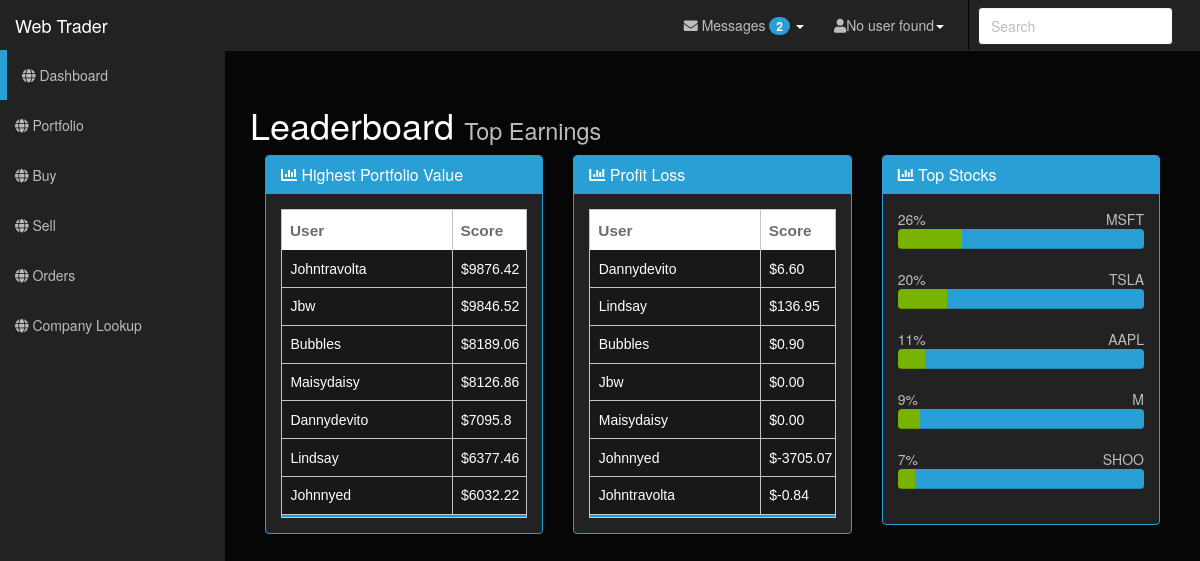
/dashboard/, run on the app's committed database.
### tables this page shows
CREATE TABLE users(
		pk INTEGER PRIMARY KEY AUTOINCREMENT,
		username VARCHAR(16),
		password VARCHAR(32),
		balance FLOAT
	, email, country, gender);

CREATE TABLE holdings(
		pk INTEGER PRIMARY KEY AUTOINCREMENT,
		ticker_symbol VARCHAR,
		number_of_shares INTEGER, 
		purchase_price FLOAT,
		volume_weighted_average_price FLOAT,
		portfolio_value FLOAT,
		username TEXT
	);

### core/controllers/dashboard.py (the view)
@controller.route('/',methods=['GET'])
def show_dashboard():
	username = g.user
	user_login = model.get_username(username)
	leaderboard = model.get_leaderboard_by_portfolio_value()
	profitloss = model.get_leaderboard_by_profit_loss()
	top_stocks, shares, percentages = model.get_top_ten_stocks()
	return render_template('homepage.html',  user_login=user_login, leaderboard=leaderboard, profitloss=profitloss,top_stocks=sorted(zip(percentages,top_stocks,shares),reverse=True))

### core/controllers/dashboard.py (called while the page is built)
@controller.before_request
def before_request():
	g.user = None
	if 'user' in session:
		g.user = session['user']

### core/mapper.py (called while the page is built)
def get_all_holdings_records():
    connection, cursor = connect_db()
    cursor.execute("SELECT ticker_symbol, number_of_shares FROM holdings;")
    holdings_record = cursor.fetchall()
    disconnect_db(connection,cursor)
    return holdings_record

def get_user_holdings(username):
    connection, cursor = connect_db()
    cursor.execute("""SELECT ticker_symbol,
                    number_of_shares,
                    purchase_price
                    FROM holdings
                    WHERE username='{0}' AND number_of_shares > 0;""".format(username))
    holdings_record = cursor.fetchall()
    disconnect_db(connection,cursor)
    return holdings_record

def get_last_price(ticker_symbol):
    try:
        connection, cursor = connect_db()
        cursor.execute("SELECT stock_price FROM stocks WHERE ticker_symbol='{ticker_symbol}';".format(ticker_symbol=ticker_symbol))
        last_price = cursor.fetchall()[0][0]
        last_price = "%0.2f" % last_price
        disconnect_db(connection,cursor)
        if last_price is None:
            last_price = 10000
        print("Last PRICE: ",last_price)
        return last_price
    except Exception:
        print("There was an error fetching the last price")
        last_price = 0.0
        return last_price

def get_users():
    connection, cursor = connect_db()
    cursor.execute("SELECT email FROM users;")
    usernames = cursor.fetchall()
    disconnect_db(connection,cursor)
    return usernames

def get_username(email):
    connection, cursor = connect_db()
    cursor.execute("SELECT username FROM users where email='{email}';".format(email=email))
    username = cursor.fetchall()
    disconnect_db(connection,cursor)
    return username

def connect_db():
    connection = sqlite3.connect('run/core/master.db',check_same_thread=False)
    cursor = connection.cursor()
    return connection, cursor

def disconnect_db(connection,cursor):
    connection.commit()
    cursor.close()
    connection.close()

### core/model.py (called while the page is built)
def get_username(email):
	try:
		username_list = mapper.get_username(email)
		username = username_list[0][0]
		username = username.title()
		return username
	except:
		return 'No user found'

### core/templates/homepage.html (shortened to what this page needs)
<!DOCTYPE html>
<html lang="en">
<head>
    <link href="{{ url_for('static', filename='css/bootstrap.min.css') }}" rel="stylesheet" type="text/css" />
    <link href="{{ url_for('static', filename='css/font-awesome.min.css') }}" rel="stylesheet" type="text/css" />
    <link href="{{ url_for('static', filename='css/local.css') }}" rel="stylesheet" type="text/css" />
    <link href="{{ url_for('static', filename='css/all.min.css') }}" rel="stylesheet" type="text/css" />
    <link href="{{ url_for('static', filename='css/font-awesome.min.css') }}" rel="stylesheet" type="text/css" />
    <link rel="stylesheet" href="https://use.fontawesome.com/releases/v5.1.0/css/all.css">
    <link rel="stylesheet" type="text/css" href="http://www.shieldui.com/shared/components/latest/css/light-bootstrap/all.min.css" />
    <link id="gridcss" rel="stylesheet" type="text/css" href="http://www.shieldui.com/shared/components/latest/css/dark-bootstrap/all.min.css" />
</head>
<body>
    <div id="wrapper">
          <nav class="navbar navbar-inverse navbar-fixed-top" role="navigation">
            <div class="navbar-header">
                <a class="navbar-brand" href="index.html">Web Trader</a>
            </div>
            <div class="collapse navbar-collapse navbar-ex1-collapse">
                <ul id="active" class="nav navbar-nav side-nav">
                    <li class="selected"><a href="{{ url_for('dashboard.show_dashboard') }}"><i class="fa fa-globe"></i> Dashboard</a></li>
                    <li><a href="{{ url_for('portfolio.show_portfolio') }}"><i class="fa fa-globe"></i> Portfolio</a></li>
                    <li><a href="{{ url_for('buy.show_buy') }}"><i class="fa fa-globe"></i> Buy</a></li>
                    <li><a href="{{ url_for('sell.show_sell') }}"><i class="fa fa-globe"></i> Sell</a></li>
                    <li><a href="{{ url_for('orders.show_orders') }}"><i class="fa fa-globe"></i> Orders</a></li>
                    <li><a href="{{ url_for('lookup.show_lookup') }}"><i class="fa fa-globe"></i> Company Lookup</a></li>
                </ul>
                <ul class="nav navbar-nav navbar-right navbar-user">
                    <li class="dropdown messages-dropdown">
                        <a href="#" class="dropdown-toggle" data-toggle="dropdown"><i class="fa fa-envelope"></i> Messages <span class="badge">2</span> <b class="caret"></b></a>
                    </li>
                    <li class="dropdown user-dropdown">
                        <a href="#" class="dropdown-toggle" data-toggle="dropdown"><i class="fa fa-user"></i>{{user_login}}<b class="caret"></b></a>
                    </li>
                    <li>
                        <form class="navbar-search">
                            <input type="text" placeholder="Search" class="form-control">
                        </form>
                    </li>
                </ul>
            </div>
        </nav>
        <div id="page-wrapper">
                    <h1>Leaderboard <small>Top Earnings</small></h1>
        {% if leaderboard %}
                <div class="col-lg-4">
                    <div class="panel panel-primary">
                        <div class="panel-heading">
                            <h3 class="panel-title"><i class="fa fa-bar-chart-o"></i> Highest Portfolio Value </h3>
                        </div>
                            <div class="panel-body">
                                    <div id="shieldui-grid1" role="grid" aria-readonly="true" class="sui-grid sui-grid-core">
                                        <div class="sui-gridheader">
                                            <table class="sui-table">
                                                <colgroup>
                                                    <col style="width:170px">
                                                    <col style="width:170px">
                                                </colgroup>
                                                    <thead>
                                                        <tr role="row" class="sui-columnheader">
                                                            <th data-field="Source" role="columnheader" tabindex="-1" class="sui-headercell">
                                                                <a href="#" class="sui-link sui-unselectable" unselectable="on" tabindex="-1">User</a>
                                                            </th>
                                                            <th data-field="Amount" role="columnheader" tabindex="-1" class="sui-headercell"><a href="#" class="sui-link sui-unselectable" unselectable="on" tabindex="-1">Score</a>
                                                            </th>
                                                    </thead>
                                                    <tbody>
                                                    {% for user in leaderboard %}
                                                    <tr class="sui-row" role="row">
                                                        <td role="gridcell" tabindex="-1" class="sui-cell">{{user.0}}</td>
                                                        <td role="gridcell" tabindex="-1" class="sui-cell">${{user.1}}</td>
                                                    </tr>
                                                    {% endfor %}
                                                    </tbody>
                                            </table>
                                         </div>
                                    </div>
                                 </div>
                            </div>
                        </div>
            {% endif %}
        {% if profitloss %}
                <div class="col-lg-4">
                    <div class="panel panel-primary">
                        <div class="panel-heading">
                            <h3 class="panel-title"><i class="fa fa-bar-chart-o"></i> Profit Loss </h3>
                        </div>
                            <div class="panel-body">
                                    <div id="shieldui-grid1" role="grid" aria-readonly="true" class="sui-grid sui-grid-core">
                                        <div class="sui-gridheader">
                                            <table class="sui-table">
                                                <colgroup>
                                                    <col style="width:170px">
                                                    <col style="width:170px">
                                                </colgroup>
                                                    <thead>
                                                        <tr role="row" class="sui-columnheader">
                                                            <th data-field="Source" role="columnheader" tabindex="-1" class="sui-headercell">
                                                                <a href="#" class="sui-link sui-unselectable" unselectable="on" tabindex="-1">User</a>
                                                            </th>
                                                            <th data-field="Amount" role="columnheader" tabindex="-1" class="sui-headercell"><a href="#" class="sui-link sui-unselectable" unselectable="on" tabindex="-1">Score</a>
                                                            </th>
                                                    </thead>
                                                    <tbody>
                                                    {% for user in profitloss %}
                                                    <tr class="sui-row" role="row">
                                                        <td role="gridcell" tabindex="-1" class="sui-cell">{{user.0}}</td>
                                                        <td role="gridcell" tabindex="-1" class="sui-cell">${{user.1}}</td>
                                                    </tr>
                                                    {% endfor %}
                                                    </tbody>
                                            </table>
                                         </div>
                                    </div>
                                 </div>
                            </div>
                        </div>
            {% endif %}
                <div class="col-lg-4">
                    <div class="panel panel-primary">
                        <div class="panel-heading">
                            <h3 class="panel-title"><i class="fa fa-bar-chart-o"></i> Top Stocks</h3>
                        </div>
                        <div class="panel-body">
                            <ul class="server-stats">
                                {% for stock in top_stocks %}
                                <li>
                                    <div class="key pull-right">{{stock.1}}</div>
                                    <div class="stat">
                                        <div class="info">{{stock.0}}%</div>
                                        <div class="progress progress-small">
                                            <div class="progress-bar progress-bar-success" style="width: {{stock.0}}%;"></div>
                                            <div class="progress-bar" style="width: {{100 - stock.0}}%"></div>
                                        </div>
                                    </div>
                                </li>
                                {% endfor %}
                            </ul>
                        </div>
                    </div>
                </div>
        </div>
    </div>
</body>
</html>

### data on the page
users: username "Johntravolta", user "9876.42", user "-0.84"
users: username "Jbw", user "9846.52", user "0.00"
users: username "Bubbles", user "8189.06", user "0.90"
users: username "Maisydaisy", user "8126.86", user "0.00"
users: username "Dannydevito", user "7095.8", user "6.60"
users: username "Lindsay", user "6377.46", user "136.95"
users: username "Johnnyed", user "6032.22", user "-3705.07"
holdings: ticker_symbol "MSFT", stock "26", {{ 100 - stock.0 }} 74 (drawn)
holdings: ticker_symbol "TSLA", stock "20", {{ 100 - stock.0 }} 80 (drawn)
holdings: ticker_symbol "AAPL", stock "11", {{ 100 - stock.0 }} 89 (drawn)
holdings: ticker_symbol "SHOO", stock "7", {{ 100 - stock.0 }} 93 (drawn)

### other printed values
{{ user_login }} "No user found"
{{ stock.1 }} "M"
{{ stock.0 }} "9"
